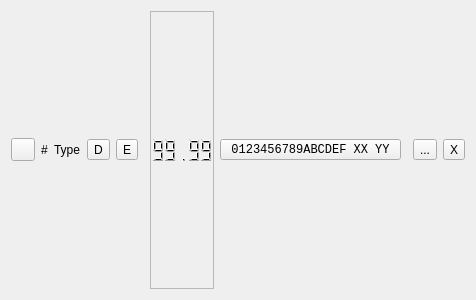
<?xml version="1.0" encoding="UTF-8"?>
<ui version="4.0">
 <class>IECFoundryDiskRowWidget</class>
 <widget class="QWidget" name="IECFoundryDiskRowWidget">
  <property name="geometry">
   <rect>
    <x>0</x>
    <y>0</y>
    <width>400</width>
    <height>300</height>
   </rect>
  </property>
  <property name="windowTitle">
   <string>Form</string>
  </property>
  <layout class="QHBoxLayout" name="horizontalLayout">
   <item>
    <widget class="QToolButton" name="toolButton_Power">
     <property name="toolTip">
      <string>Power On/Off the Device</string>
     </property>
     <property name="text">
      <string/>
     </property>
     <property name="icon">
      <iconset resource="../../Resources/C64Foundry.qrc">
       <normaloff>:/Icons/PowerOff.svg</normaloff>
       <normalon>:/Icons/PowerOn.svg</normalon>:/Icons/PowerOff.svg</iconset>
     </property>
     <property name="checkable">
      <bool>true</bool>
     </property>
     <property name="arrowType">
      <enum>Qt::ArrowType::NoArrow</enum>
     </property>
    </widget>
   </item>
   <item>
    <widget class="QLabel" name="label_DeviceNumber">
     <property name="text">
      <string>#</string>
     </property>
    </widget>
   </item>
   <item>
    <widget class="QLabel" name="label_DeviceType">
     <property name="text">
      <string>Type</string>
     </property>
    </widget>
   </item>
   <item>
    <widget class="QToolButton" name="toolButton_Disk">
     <property name="text">
      <string>D</string>
     </property>
    </widget>
   </item>
   <item>
    <widget class="QToolButton" name="toolButton_Eject">
     <property name="text">
      <string>E</string>
     </property>
    </widget>
   </item>
   <item>
    <widget class="IECActivityLEDWidget" name="widget_ActivityLED" native="true"/>
   </item>
   <item>
    <widget class="QLCDNumber" name="lcdNumber_TrackSector">
     <property name="frameShape">
      <enum>QFrame::Shape::StyledPanel</enum>
     </property>
     <property name="smallDecimalPoint">
      <bool>false</bool>
     </property>
     <property name="digitCount">
      <number>5</number>
     </property>
     <property name="mode">
      <enum>QLCDNumber::Mode::Dec</enum>
     </property>
     <property name="segmentStyle">
      <enum>QLCDNumber::SegmentStyle::Filled</enum>
     </property>
     <property name="value" stdset="0">
      <double>99.989999999999995</double>
     </property>
    </widget>
   </item>
   <item>
    <widget class="QToolButton" name="toolButton_DiskName">
     <property name="font">
      <font>
       <family>Monospace</family>
      </font>
     </property>
     <property name="text">
      <string>0123456789ABCDEF XX YY</string>
     </property>
     <property name="toolButtonStyle">
      <enum>Qt::ToolButtonStyle::ToolButtonTextOnly</enum>
     </property>
    </widget>
   </item>
   <item>
    <spacer name="horizontalSpacer">
     <property name="orientation">
      <enum>Qt::Orientation::Horizontal</enum>
     </property>
     <property name="sizeHint" stdset="0">
      <size>
       <width>0</width>
       <height>20</height>
      </size>
     </property>
    </spacer>
   </item>
   <item>
    <widget class="IECOperationStatusWidget" name="widget_OperationStatus" native="true"/>
   </item>
   <item>
    <widget class="QToolButton" name="toolButton_Settings">
     <property name="text">
      <string>...</string>
     </property>
    </widget>
   </item>
   <item>
    <widget class="QToolButton" name="toolButton_Remove">
     <property name="text">
      <string>X</string>
     </property>
    </widget>
   </item>
  </layout>
 </widget>
 <customwidgets>
  <customwidget>
   <class>IECOperationStatusWidget</class>
   <extends>QWidget</extends>
   <header>Gui/IEC/IECOperationStatusWidget.h</header>
   <container>1</container>
  </customwidget>
  <customwidget>
   <class>IECActivityLEDWidget</class>
   <extends>QWidget</extends>
   <header>Gui/IEC/IECActivityLEDWidget.h</header>
   <container>1</container>
  </customwidget>
 </customwidgets>
 <resources>
  <include location="../../Resources/C64Foundry.qrc"/>
 </resources>
 <connections/>
</ui>
